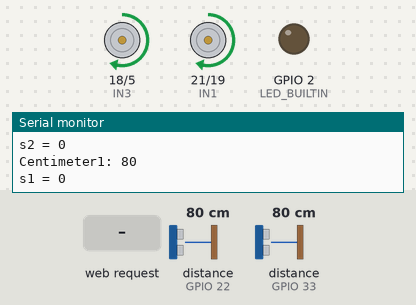
A sketch run on a simulated ESP32. Parts: motor-driver pin pairs drawn as motors (green arrow = first pin HIGH = forward, orange = second pin HIGH = backward, longer = more drive), output pins drawn as LEDs (lit = HIGH), the last lines printed to the serial monitor. Wiring (inferred from the names in the program): 2 × ultrasonic range finder: trigger GPIO 23, echo GPIO 22 / trigger GPIO 32, echo GPIO 33. The test bench sets the inputs (shaded band); at power-on: distance to the obstacle (sensors on GPIO 33, GPIO 22) 80 cm. The echo pulse lasts 58.3 µs per cm; pins used as bus, display or sensor lines are not drawn.

Above: at 1.2 s.
1.3 s: HTTP request GET /para received
At 1.8 s:
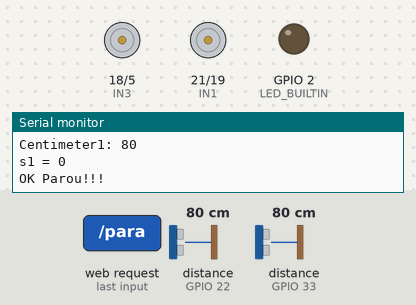
2.8 s: HTTP request GET /motor?speed1=1 received
At 3.5 s:
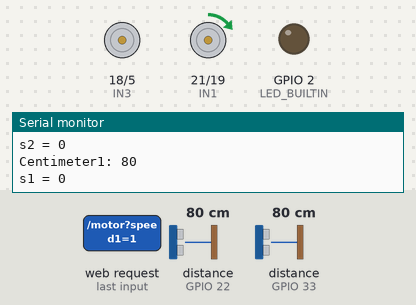
4.3 s: HTTP request GET /motor?speed1=120 received
At 5.3 s:
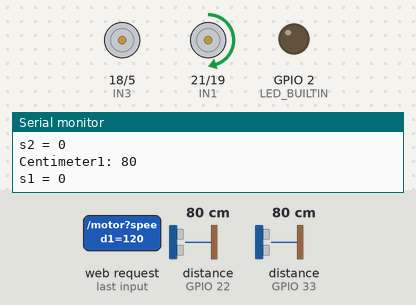
5.8 s: HTTP request GET /ligaled received
At 6.6 s:
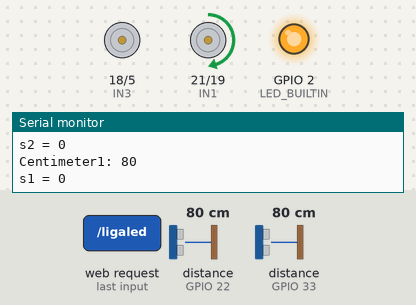
7.3 s: distance to the obstacle (sensor on GPIO 33) set to 32 cm
8.8 s: distance to the obstacle (sensor on GPIO 33) set to 28 cm
At 9.9 s:
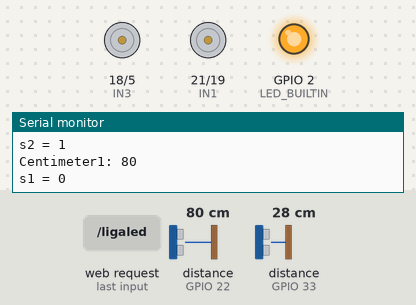
Timing chart, 0 to 11.3 s (numbered marks = the images above; inputs shaded):
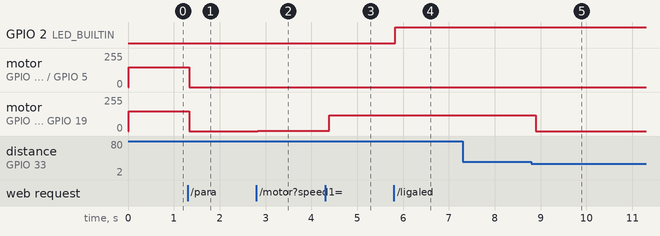

The sketch:

RobotControlAndroidSonar2.ino
```cpp
/* Create a WIFI Server in ESP32 with IP: 192.168.4.1  by default
 * Port 80 by default
 *
 * You just need to connect to ESP32 Access Point
 * password = "your-password"
 *
 * Then, you can reprogram ESP32 via IP at Arduino IDE
 *
 * SENDING COMMNADS
 * To send commands to Node via Browser, just type:
 * 192.168.4.1/ligaled   and wait for the reply
 * 192.168.4.1/motor?speed=25     sends number 25
 *
 * To send commands to Nede via Terminal, just type:
 * curl 192.168.4.1/ligaled   and wait for the reply
 * curl 192.168.4.1/motor?speed=25     sends number 25
 *
 * To send more than one argument:
 * 192.168.4.1/motor?speed1=1023&speed2=1023&dir1=1&dir2=0
 *
 *
 * Modulo PonteH L298n:     IN1     IN2
 *              Horario     1         0
 *              Anti-Hor    0         1
 *              Ponto Morto 0         0
 *              Freio       1         1
 *
 * PWM ==> 70 a 255
 *
 *
 *
 *
 *
 */


#define LED_BUILTIN 2
#include <ArduinoOTA.h>   // Library to allow programing via WIFI (Choose ip port in Arduino IDE
#include <WiFi.h>        // Include the Wi-Fi library
#include <WebServer.h>
#include <analogWrite.h>  // Aparently, you can analogRead, but not analogWrite without a library with ESP32 !!!

#define TRIGGER1 23
#define ECHO1    22
#define TRIGGER2 32
#define ECHO2    33

#define IN1 21
#define IN2 19
#define IN3 18
#define IN4 5
#define THRESHOLD1 30
#define THRESHOLD2 30

int dir1 = 0;
int dir2 = 0;
int speed1 = 150;
int speed2 = 150;
int count = 0;
int parado = 0;


unsigned char s1 = 0, s2 = 0;

const char *ssid = "ESP32 Access Point"; // The name of the Wi-Fi network that will be created
const char *password = "your-password";   // The password required to connect to it, leave blank for an open

WebServer server(80);


void handleRoot() {
  server.send(200, "text/plain", "XUPA FEDERAL!");
}

void handleNotFound() {
  server.send(404, "text/plain", "Banana");
}

void motor() {
  if(server.hasArg("speed1")) {
    speed1 = server.arg("speed1").toInt();
    speed2 = server.arg("speed2").toInt();

    dir1 = server.arg("dir1").toInt();
    dir2 = server.arg("dir2").toInt();

    Serial.println("Motor 1:");
    Serial.println(speed1);
    Serial.println(dir1);

    Serial.println("Motor 2:");
    Serial.println(speed2);
    Serial.println(dir2);


    if(dir1 == 0)
    {   analogWrite(IN1, speed1);
        analogWrite(IN2, 0);
    }
    else
    {   analogWrite(IN2, speed1);
        analogWrite(IN1, 0);
    }

    if(dir2 == 0)
    {   analogWrite(IN3, speed2);
        analogWrite(IN4, 0);
    }
    else
    {   analogWrite(IN4, speed2);
        analogWrite(IN3, 0);
    }

    server.send(200, "text/html", "Ok!");
    count = 0;
    parado = 0;

  }
}

void para() {
    analogWrite(IN1, 0);
    analogWrite(IN2, 0);
    analogWrite(IN3, 0);
    analogWrite(IN4, 0);

    speed1 = 0;
    speed2 = 0;

    count = 0;
    parado = 1;

    server.send(200, "text/html", "Ok Parou!!!");
    Serial.println("OK Parou!!!");

}

void sonar1() {
    long duration, distance;

    digitalWrite(TRIGGER1, LOW);
    delayMicroseconds(2);

    digitalWrite(TRIGGER1, HIGH);
    delayMicroseconds(10);

    digitalWrite(TRIGGER1, LOW);
    duration = pulseIn(ECHO1, HIGH);
    distance = (duration/2) / 29.1;

    if(distance < THRESHOLD1) s1 = 1;
    else s1 = 0;


    Serial.print("Centimeter1: ");
    Serial.println(distance);
    Serial.print("s1 = ");
    Serial.println(s1);

    char texto[20];
    sprintf(texto, "Distancia1 = %d", (int) distance);
    //server.send(200, "text/html", texto);
}

void sonar2() {
    long duration, distance;

    digitalWrite(TRIGGER2, LOW);
    delayMicroseconds(2);

    digitalWrite(TRIGGER2, HIGH);
    delayMicroseconds(10);

    digitalWrite(TRIGGER2, LOW);
    duration = pulseIn(ECHO2, HIGH);
    distance = (duration/2) / 29.1;

    if(distance < THRESHOLD2) s2 = 1;
    else s2 = 0;

    Serial.print("Centimeter2:");
    Serial.println(distance);
    Serial.print("s2 = ");
    Serial.println(s2);

    char texto[20];
    sprintf(texto, "Distancia2 = %d", (int) distance);
    //server.send(200, "text/html", texto);
}

void setup() {
  //SONARES
  pinMode(TRIGGER1, OUTPUT);
  pinMode(ECHO1, INPUT);
  pinMode(TRIGGER2, OUTPUT);
  pinMode(ECHO2, INPUT);

  //LED
  pinMode(LED_BUILTIN, OUTPUT);

  //PWM
  pinMode(IN1, OUTPUT);     // Initialize the Motor PWM pin as an output
  pinMode(IN2, OUTPUT);

  pinMode(IN3, OUTPUT);     // Initialize the Motor PWM pin as an output
  pinMode(IN4, OUTPUT);

  analogWriteFrequency(200);

  analogWrite(IN1, speed1);
  analogWrite(IN2, speed2);

  analogWrite(IN3, 0);
  analogWrite(IN4, 0);

  // Serial Begin
  Serial.begin(115200);
  Serial.println("Booting");


  // WIFI Server AP (This Create a WIFI Server in ESP32 with IP: 192.168.4.1  by default)
  WiFi.softAP(ssid, password);             // Start the access point
  Serial.print("Access Point \"");
  Serial.print(ssid);
  Serial.println("\" started");

  Serial.print("IP address:\t");
  Serial.println(WiFi.softAPIP());         // Send the IP address of the ESP32 to the computer

  server.on("/", handleRoot);
  server.on("/motor", HTTP_GET, motor);
  server.on("/para", HTTP_GET, para);

  server.on("/sonar1", HTTP_GET, sonar1);
  server.on("/sonar2", HTTP_GET, sonar2);

  server.onNotFound(handleNotFound);

  server.on("/ligaled", []() {
    server.send(200, "text/plain", "ligou");
    digitalWrite(LED_BUILTIN, HIGH);
  });

  server.on("/desligaled", []() {
    server.send(200, "text/plain", "apagou");
    digitalWrite(LED_BUILTIN, LOW);
  });

  server.begin();
  Serial.println("HTTP server started");
  //END OF WIFI Server AP


  ArduinoOTA.onStart([]() {
    String type;
    if (ArduinoOTA.getCommand() == U_FLASH) {
      type = "sketch";
    } else {
      type = "filesystem";
    }

    Serial.println("Start updating " + type);
  });
  ArduinoOTA.onEnd([]() {
    Serial.println("\nEnd");
  });
  ArduinoOTA.onProgress([](unsigned int progress, unsigned int total) {
    Serial.printf("Progress: %u%%\r", (progress / (total / 100)));
  });
  ArduinoOTA.onError([](ota_error_t error) {
    Serial.printf("Error[%u]: ", error);
    if (error == OTA_AUTH_ERROR) {
      Serial.println("Auth Failed");
    } else if (error == OTA_BEGIN_ERROR) {
      Serial.println("Begin Failed");
    } else if (error == OTA_CONNECT_ERROR) {
      Serial.println("Connect Failed");
    } else if (error == OTA_RECEIVE_ERROR) {
      Serial.println("Receive Failed");
    } else if (error == OTA_END_ERROR) {
      Serial.println("End Failed");
    }
  });
  ArduinoOTA.begin();
  Serial.println("Ready");

  // END OF OTA SETUP
}

void LeSensor(){
  sonar2();
  sonar1();
}

void  IA(){
  if(s1 == 0 && s2 == 1) {
    analogWrite(IN1, 0);
    analogWrite(IN2, 0);
  }
  else if (s1 == 1 && s2 == 0) {
    analogWrite(IN3, 0);
    analogWrite(IN4, 0);
  }
  else if (s1 == 1 && s2 == 1) {
    analogWrite(IN3, 0);
    analogWrite(IN4, 0);
  }
  else {
      if(dir1 == 0)
        {   analogWrite(IN1, speed1);
            analogWrite(IN2, 0);
        }
        else
        {   analogWrite(IN2, speed1);
            analogWrite(IN1, 0);
        }

        if(dir2 == 0)
        {   analogWrite(IN3, speed2);
            analogWrite(IN4, 0);
        }
        else
        {   analogWrite(IN4, speed2);
            analogWrite(IN3, 0);
        }
  }

}

void loop() {
  ArduinoOTA.handle();

  server.handleClient();

  if (parado == 0){
    LeSensor();
    IA();
  }

  delay(100);
}
```

Measured:
- the behaviour switches between 30 and 29 cm on distance to the obstacle (sensor on GPIO 33) (found by bisection; images 4 and 5)
- after the input at 1.3 s, motor on GPIO 18 (IN3) / GPIO 5 (IN4), motor on GPIO 21 (IN1) / GPIO 19 (IN2): forward 150/255 → stopped at once
- after the input at 2.8 s, motor on GPIO 21 (IN1) / GPIO 19 (IN2): stopped → forward 1/255 at once
- after the input at 4.3 s, motor on GPIO 21 (IN1) / GPIO 19 (IN2): forward 1/255 → forward 120/255 after 0.09 s
- after the input at 5.8 s, GPIO 2 (LED_BUILTIN): LOW → HIGH at once
- after the input at 8.8 s, motor on GPIO 21 (IN1) / GPIO 19 (IN2): forward 120/255 → stopped after 0.10 s
